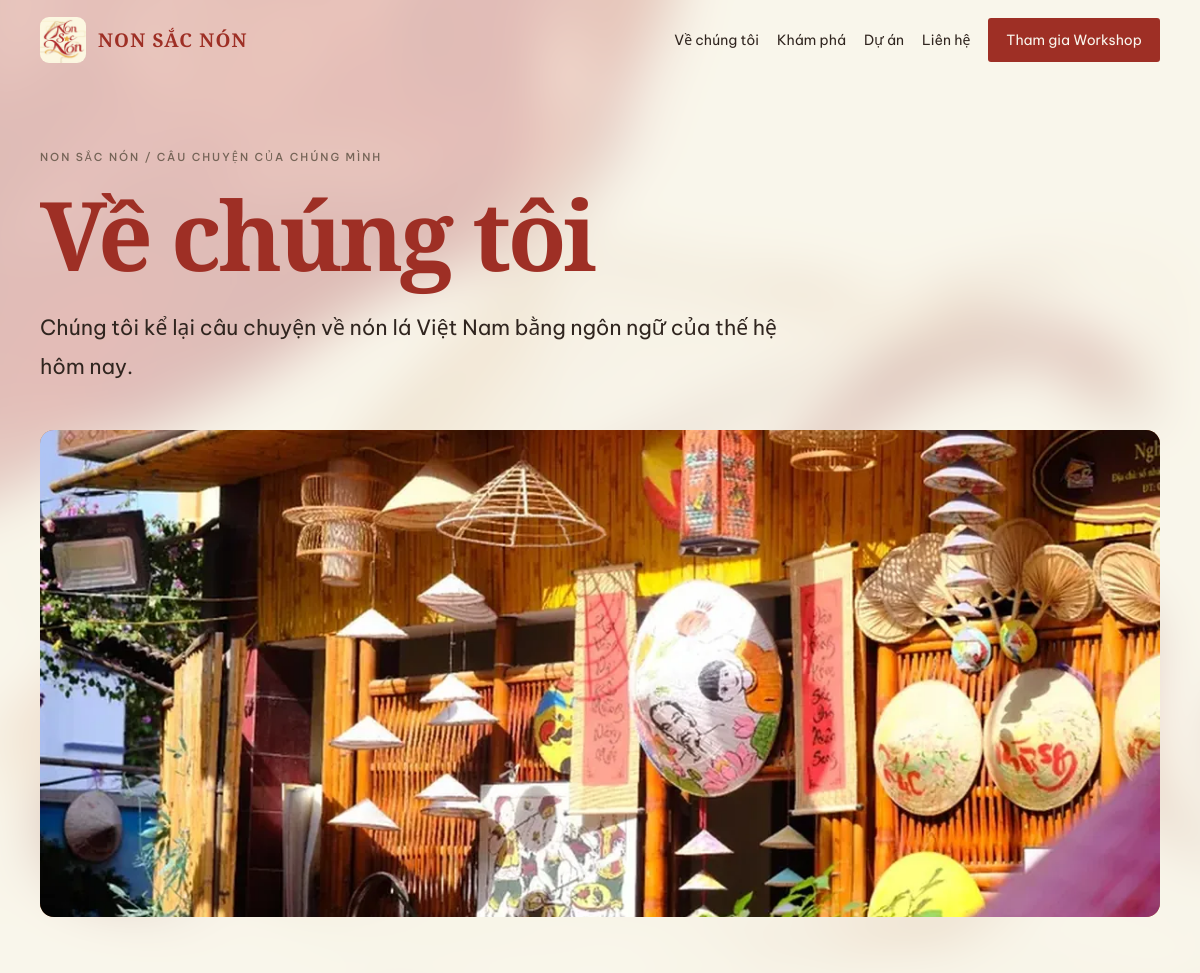
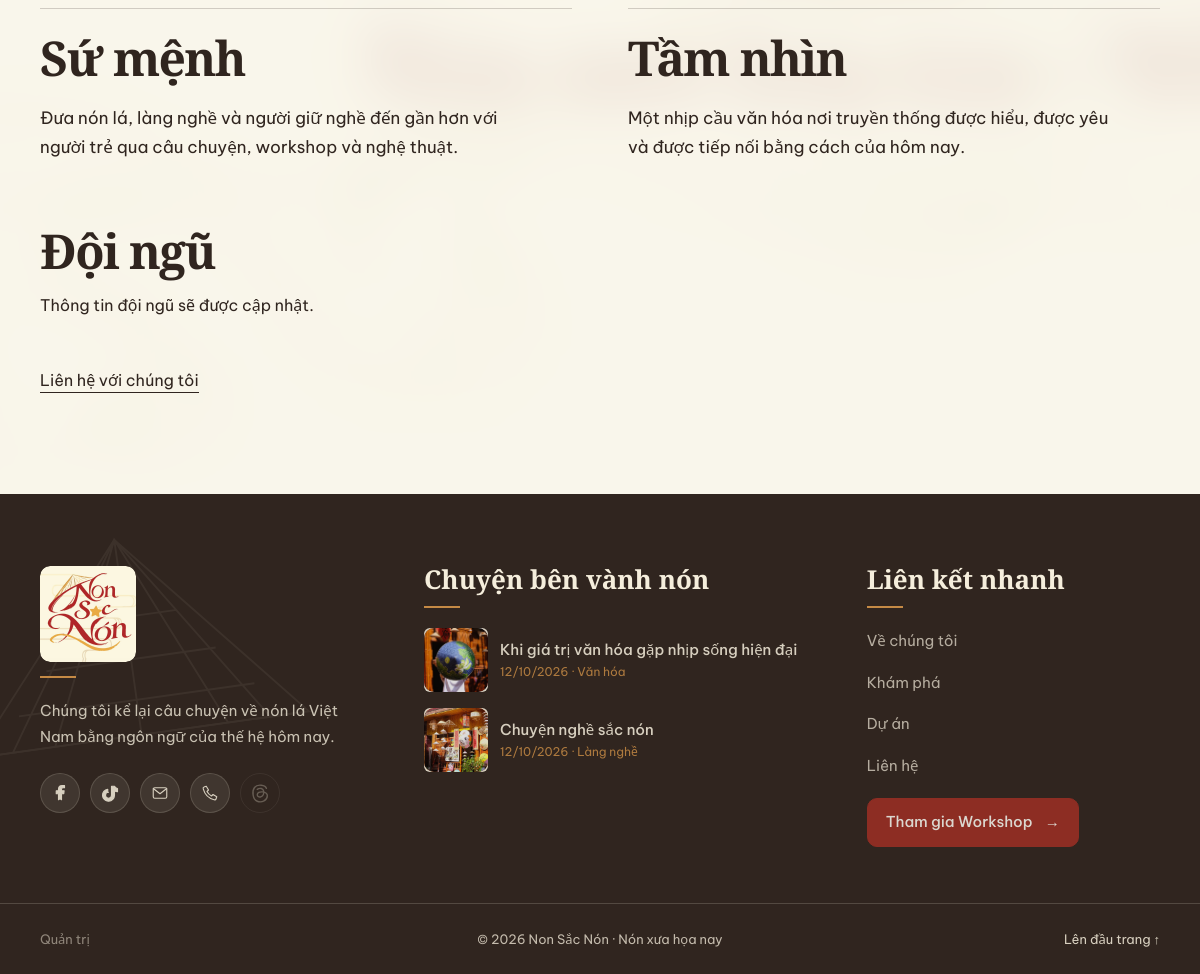
Page /about.php on the committed database (2 pictures, top to bottom).
### tables this page shows
CREATE TABLE IF NOT EXISTS stories(id INT AUTO_INCREMENT PRIMARY KEY,slug VARCHAR(200) NOT NULL UNIQUE,title VARCHAR(220) NOT NULL,category VARCHAR(40) NOT NULL,excerpt VARCHAR(500) NOT NULL DEFAULT '',body MEDIUMTEXT NOT NULL,cover_image VARCHAR(255) NULL,tone VARCHAR(10) NOT NULL DEFAULT 'red',status ENUM('draft','published') NOT NULL DEFAULT 'draft',author_id INT NULL,created_at TIMESTAMP DEFAULT CURRENT_TIMESTAMP);

### includes/db.php (called while the page is built, shortened)
<?php
function e($s){ return htmlspecialchars((string)$s, ENT_QUOTES, 'UTF-8'); }
require_once __DIR__.'/view.php';

### includes/view.php (the view, shortened to what this page needs)
<?php
function photo_asset($key,$width=1200){
  $a=PHOTO_ASSETS[$key]??null; if(!$a) return null;
  return ['src'=>'assets/uploads/non-sac-non/'.$a['base'].'-'.$width.'.webp','srcset'=>implode(', ',array_map(function($w)use($a){return 'assets/uploads/non-sac-non/'.$a['base'].'-'.$w.'.webp '.$w.'w';},[800,1200,1600])),'thumb'=>'assets/uploads/non-sac-non/'.$a['base'].'-thumb.webp','alt'=>$a['alt'],'color'=>$a['color']];
}
function picture($asset,$label=null,$class='',$loading='lazy',$position='50% 50%',$sizes='(min-width: 900px) 50vw, 100vw'){
  $alt=$label?:$asset['alt']; $priority=$loading==='eager'?' fetchpriority="high"':'';
  return '<picture class="'.e($class).'" style="background:'.e($asset['color']).';background-position:'.e($position).';display:block"><source type="image/webp" srcset="'.e($asset['srcset']).'" sizes="'.e($sizes).'"><img src="'.e($asset['src']).'" srcset="'.e($asset['srcset']).'" sizes="'.e($sizes).'" alt="'.e($alt).'" width="1200" height="800" loading="'.e($loading).'"'.$priority.' style="width:100%;height:100%;object-fit:cover;object-position:'.e($position).';display:block"></picture>';
}
function story_asset($title,$cover=null){
  if(stripos($title,'hiện đại')!==false) return photo_asset('A2');
  if(stripos($title,'nghề')!==false) return photo_asset('A5');
  return photo_asset('A3');
}
function media($img,$tone,$label,$h=300,$loading='lazy'){
  $asset=$img?asset_from_path($img):story_asset($label);
  if($asset) return picture($asset,$label,'media-picture',$loading);
  return picture(photo_asset('A3'),$label,'media-picture',$loading);
}

### includes/footer.php
<?php
$footerStories = [];
if (isset($pdo)) {
  $footerQuery = $pdo->query("SELECT slug,title,category,created_at,cover_image,tone FROM stories WHERE status='published' ORDER BY created_at DESC LIMIT 2");
  $footerStories = $footerQuery->fetchAll();
}
?>
<footer class="site-footer" id="site-footer">
  <div class="footer-art" aria-hidden="true">
    <svg viewBox="0 0 420 300" focusable="false"><path d="M210 28 28 240h364L210 28Z"/><path d="M210 28v212M116 240 210 28l94 212M70 240 210 28l140 212M40 240h340M82 202h256M118 158h184M154 112h112"/></svg>
  </div>
  <div class="wrap footer-grid">
    <section class="footer-brand" aria-labelledby="footer-brand-title">
      <h2 id="footer-brand-title" class="footer-title footer-logo"><img src="assets/img/non-sac-non-logo.jpg?v=2" alt="Logo Non Sắc Nón" width="96" height="96"/></h2>
      <span class="footer-rule" aria-hidden="true"></span>
      <p>Chúng tôi kể lại câu chuyện về nón lá Việt Nam bằng ngôn ngữ của thế hệ hôm nay.</p>
      <div class="footer-social" aria-label="Mạng xã hội">
        <a href="https://web.facebook.com/profile.php?id=61594757066646" target="_blank" rel="noopener noreferrer" aria-label="Facebook Non Sắc Nón" title="Facebook"><svg viewBox="0 0 24 24" aria-hidden="true"><path d="M14 21v-8h3l.5-4H14V7c0-1 .5-2 2-2h2V2h-3c-3 0-5 2-5 5v2H7v4h3v8"/></svg></a>
        <a href="https://www.tiktok.com/@non.sc.nn?_r=1&amp;_t=ZS-9A1UjAeNZW0" target="_blank" rel="noopener noreferrer" aria-label="TikTok Non Sắc Nón" title="TikTok"><svg viewBox="0 0 24 24" aria-hidden="true"><path d="M14 3v12a4 4 0 1 1-4-4H9V7a8 8 0 1 0 9 8V9c1.2.8 2.5 1.2 4 1.2V6a5 5 0 0 1-4-3Z"/></svg></a>
        <a class="footer-social-contact" href="mailto:nonsacnonn@gmail.com" target="_blank" rel="noopener noreferrer" aria-label="Gửi email" aria-describedby="footer-email-tip"><svg viewBox="0 0 24 24" aria-hidden="true" style="fill:none"><rect x="3" y="5" width="18" height="14" rx="2"/><path d="m3 6 9 7 9-7"/></svg><span class="footer-tooltip" id="footer-email-tip" role="tooltip">nonsacnonn@gmail.com</span></a>
        <a class="footer-social-contact" href="tel:0869003861" target="_blank" rel="noopener noreferrer" aria-label="Gọi Ms Gia Linh" aria-describedby="footer-phone-tip"><svg viewBox="0 0 24 24" aria-hidden="true" style="fill:none"><path d="m7 3 3 5-2 2a15 15 0 0 0 6 6l2-2 5 3-1 3c-.3 1-1.5 1.3-2.5 1C10 19 5 14 3 6.5 2.7 5.5 3 4.3 4 4Z"/></svg><span class="footer-tooltip" id="footer-phone-tip" role="tooltip">0869003861 (Ms Gia Linh)</span></a>
        <span class="social-pending" aria-label="Threads: Sẽ cập nhật" title="sẽ cập nhật"><svg viewBox="0 0 24 24" aria-hidden="true"><path d="M19 7c-1-4-10-5-13-1-3 4-2 13 3 15 5 2 11-1 11-6 0-5-11-6-11-1 0 4 8 3 7-4-.4-3-4-4-7-2"/></svg></span>
      </div>
    </section>
    <section class="footer-stories" aria-labelledby="footer-stories-title">
      <h2 id="footer-stories-title" class="footer-title">Chuyện bên vành nón</h2>
      <span class="footer-rule" aria-hidden="true"></span>
      <?php if (!$footerStories): ?>
        <p class="footer-muted">Chưa có bài viết.</p>
      <?php else: foreach ($footerStories as $story): ?>
        <a class="footer-story" href="story.php?slug=<?= e($story['slug']) ?>">
          <span class="footer-story-image"><?= media($story['cover_image'], $story['tone'], $story['title'], 64) ?></span>
          <span class="footer-story-copy"><strong><?= e($story['title']) ?></strong><small><?= e(date('d/m/Y', strtotime($story['created_at']))) ?> · <?= e($story['category']) ?></small></span>
        </a>
      <?php endforeach; endif; ?>
    </section>
    <nav class="footer-links" aria-labelledby="footer-links-title">
      <h2 id="footer-links-title" class="footer-title">Liên kết nhanh</h2>
      <span class="footer-rule" aria-hidden="true"></span>
      <div class="footer-link-list">
        <a href="index.php#about-home">Về chúng tôi</a><a href="index.php#chuyen-ben-vanh-non">Khám phá</a><a href="index.php#du-an">Dự án</a><a href="#contact-dialog" data-contact-trigger>Liên hệ</a><a class="footer-workshop-cta" href="workshop.php">Tham gia Workshop <span aria-hidden="true">→</span></a>
      </div>
    </nav>
  </div>
  <div class="wrap footer-bottom">
    <a class="footer-admin" href="admin/login.php">Quản trị</a>
    <p class="footer-copyright">© 2026 Non Sắc Nón · Nón xưa họa nay</p>
    <a class="footer-top" href="#top">Lên đầu trang ↑</a>
  </div>
</footer>
<script src="assets/js/site.js?v=compact-1"></script></body></html>

### rows in the picture
stories: shows a picture, title "Khi giá trị văn hóa gặp nhịp sống hiện đại", created_at "12/10/2026", category "Văn hóa"
stories: shows a picture, title "Chuyện nghề sắc nón", created_at "12/10/2026", category "Làng nghề"
